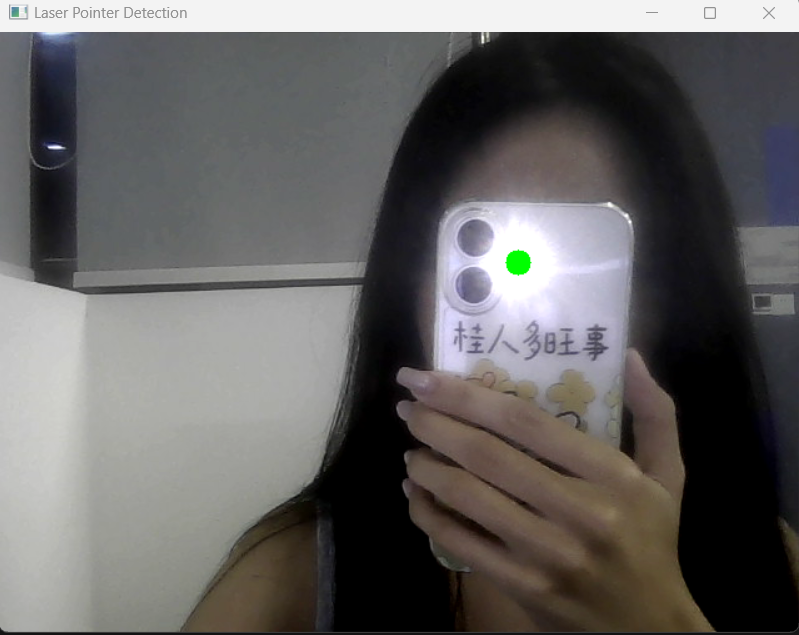
#> input picture example.png, 799 x 635 px
$ python -i main.py   (imports and definitions only)
#> lines starting #> are read from the running program, lines starting #| are printed output that depends on the picture; after the words box and inside, x2 and y2 are one past the last pixel; in counts of white or black regions, pixels touching at a corner belong together
#> further down, picture is the input picture: shape (635, 799, 3); mean B, G, R 98.2, 99, 100.8
import cv2
import queue
import threading
import numpy as np

# Create a queue to store video frames
q = queue.Queue()

class LaserPointerDetector:
    def __init__(self):
        # Define the HSV range for the laser
        self.laser_min = np.array([0, 0, 230], np.uint8)
        self.laser_max = np.array([8, 115, 255], np.uint8)

    def detect(self, frame):
        hsv_img = cv2.cvtColor(frame, cv2.COLOR_BGR2HSV)
#> hsv_img: shape (635, 799, 3); mean H, S, V 54.3, 29.1, 104
        frame_threshed = cv2.inRange(hsv_img, self.laser_min, self.laser_max)
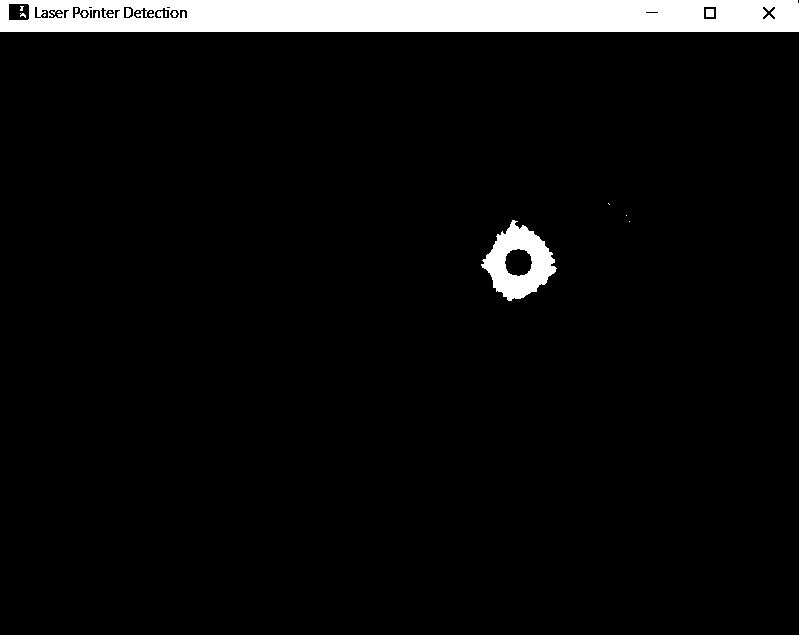
#> frame_threshed: shape (635, 799); 5.4% white; 18 white regions (12 under 20 px)

        contours, _ = cv2.findContours(frame_threshed, cv2.RETR_EXTERNAL, cv2.CHAIN_APPROX_SIMPLE)
#> contours = 5 contours, 3 with area under 20; largest, box (x1, y1, x2, y2) and area: (0, 0, 799, 32) 24736, (481, 220, 557, 301) 3556

        if contours:
            largest_contour = max(contours, key=cv2.contourArea)
#> largest_contour = [[0, 0], [0, 31], [798, 31], [798, 3], [797, 2], [797, 0]]
            M = cv2.moments(largest_contour)
#> M = moments, m00 24735.5, centre m10/m00, m01/m00 = (399, 15.5)
            if M['m00'] != 0:
                laserx = int(M['m10'] / M['m00'])
#> laserx = 398
                lasery = int(M['m01'] / M['m00'])
#> lasery = 15
                return laserx, lasery
        return None, None

def receive():
    print("Starting to receive video stream")
    cap = cv2.VideoCapture("rtsp://admin:admin_123@172.0.0.0")
    while True:
        ret, frame = cap.read()
        if ret:
            q.put(frame)
        else:
            print("Failed to grab frame")
            break
    cap.release()

def display(detector):
    print("Starting to display video stream")
    while True:
        if not q.empty():
            frame = q.get()
            laserx, lasery = detector.detect(frame)

            if laserx is not None and lasery is not None:
                cv2.circle(frame, (laserx, lasery), 10, (0, 255, 0), -1)  # Draw the laser point

            cv2.imshow("Laser Pointer Detection", frame)

        if cv2.waitKey(1) & 0xFF == ord('q'):
            break

# [10 lines not run here, left out]

>>> import cv2
>>> picture = cv2.imread('example.png')
>>> result = LaserPointerDetector().detect(picture)
#> result = (398, 15)
